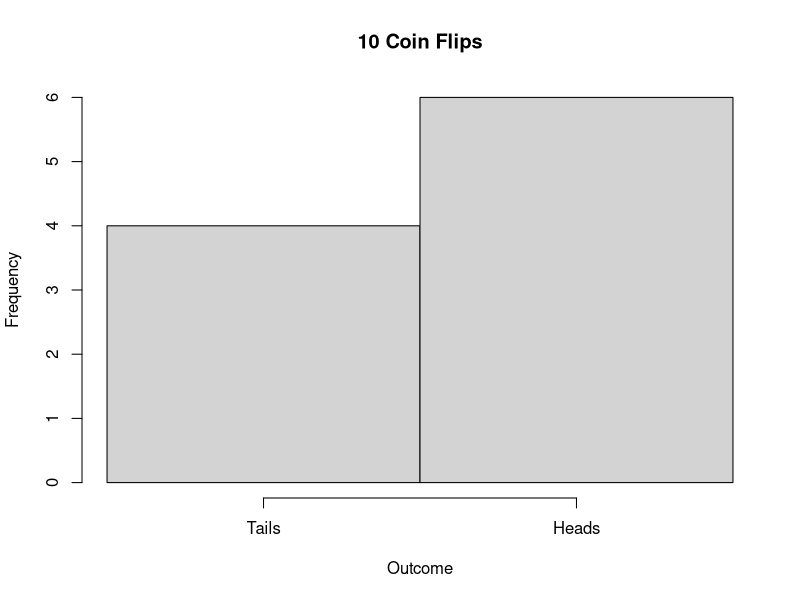
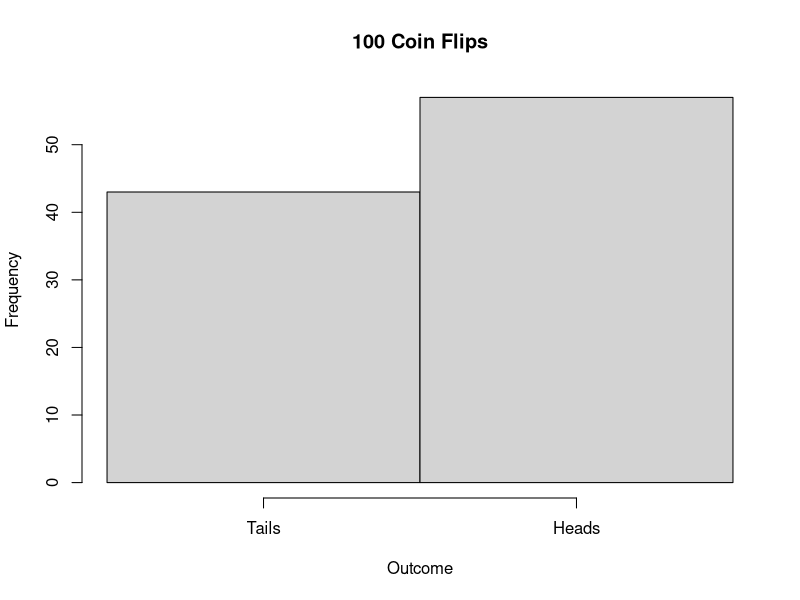
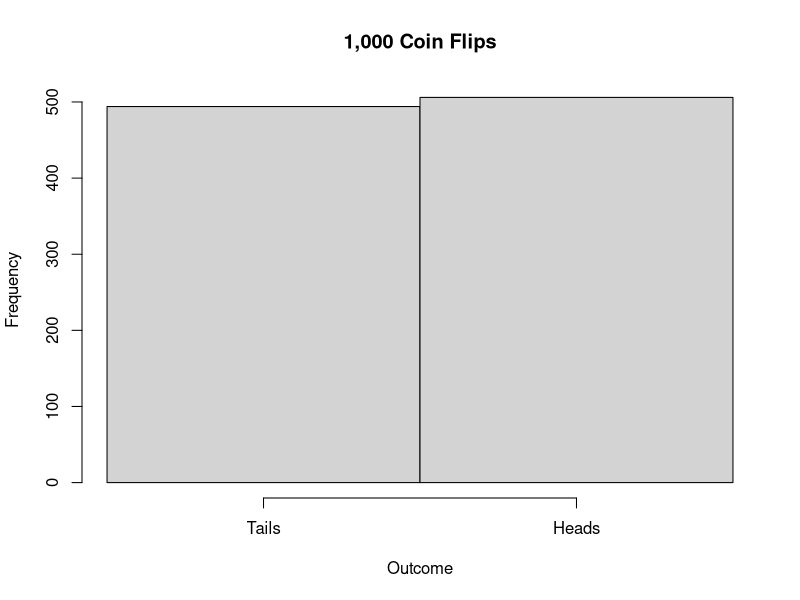
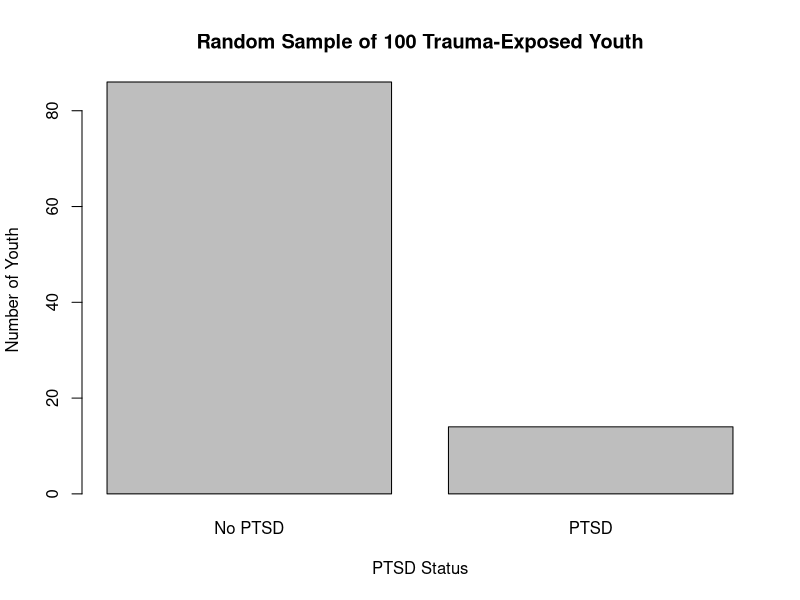
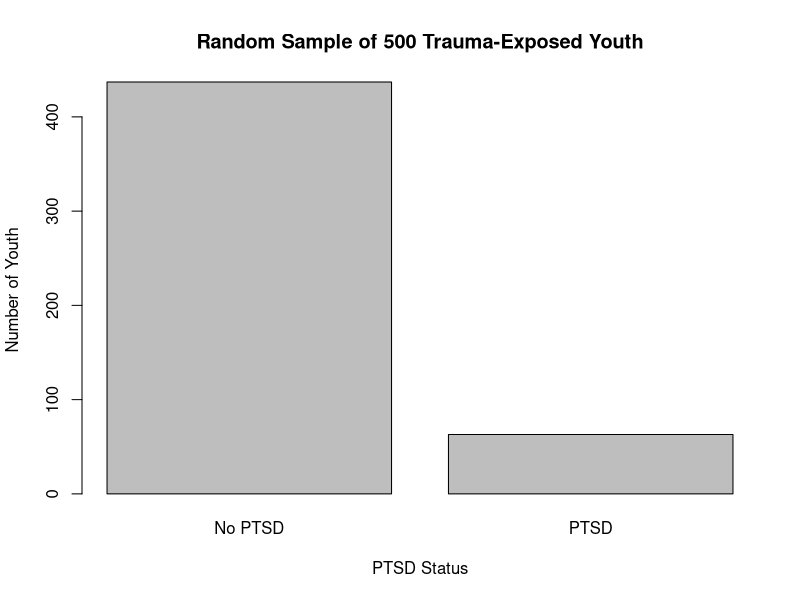
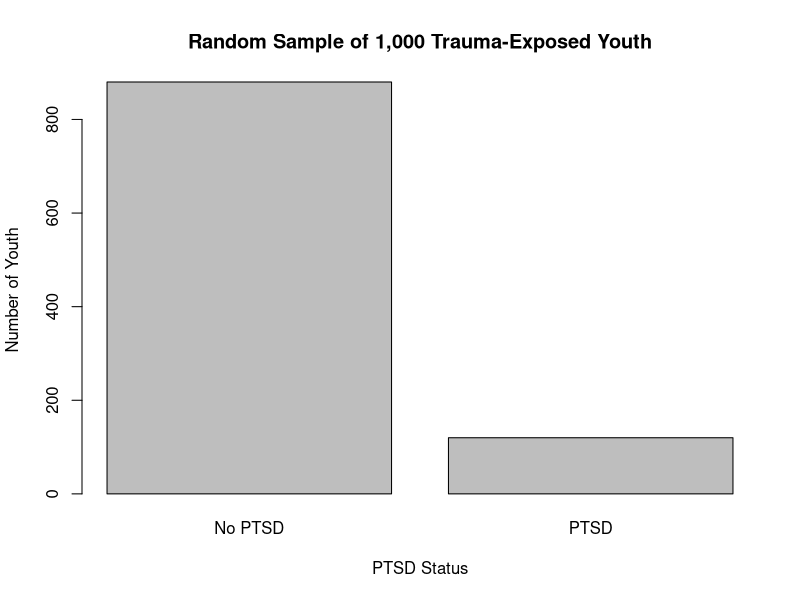
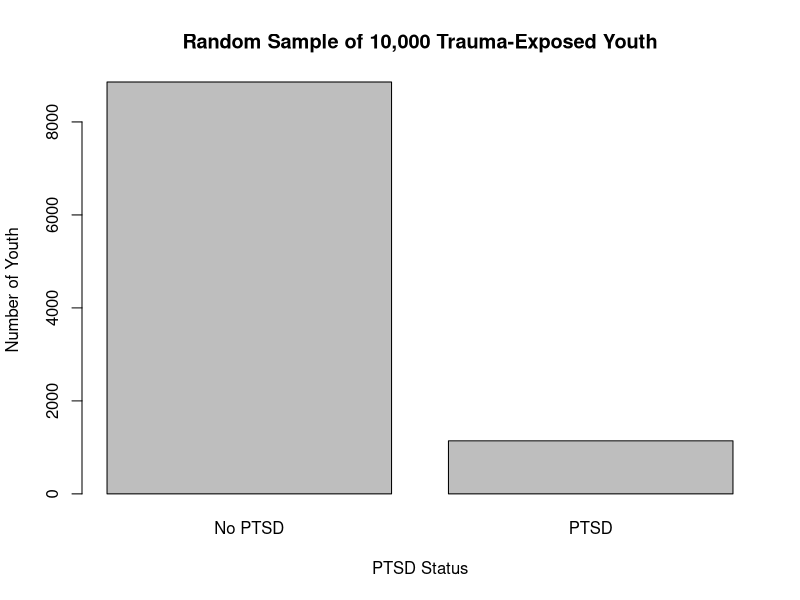

Write the R code that produced these figures, in order.
## ---------------------------------------------------------
## Coin Flip Example: Random Sampling and Probability
## ---------------------------------------------------------

## We will use the sample() function to simulate flipping a coin.
##
## The sample() function randomly selects values from a set of
## possible values that we provide.
##
## General form:
##
## sample(x, size, replace = TRUE)
##
## x       = the possible values that can be selected
## size    = how many random selections we want
## replace = whether a value can be selected more than once
##
## For our coin flip:
##
## sample(c("Heads", "Tails"), size = 10, replace = TRUE)
##
## Here:
##
## x = c("Heads", "Tails")  --> the two possible outcomes
## size = 10                --> flip the coin 10 times
## replace = TRUE           --> after each flip, Heads and Tails
##                              are both possible again
##
## This makes each simulated flip independent of the previous flip.
##
## We will also use set.seed() before each simulation.
##
## sample() produces random results, so running the same sample()
## command again can produce a different random sample.
##
## set.seed() makes the random sample reproducible.
##
## We will set the seed separately for each example so that each
## section can be run independently and still produce the same results.


## ---------------------------------------------------------
## Probability
## ---------------------------------------------------------

## The basic probability formula is:
##
## P(A) = Number of favorable outcomes / Total number of possible outcomes
##
## For a fair coin:
##
## P(Heads) = 1 / 2 = 0.50 = 50%
## P(Tails) = 1 / 2 = 0.50 = 50%
##
## The theoretical probability is 50% for EVERY individual flip.
##
## However, this does not mean that every sample will contain
## exactly 50% Heads and 50% Tails.
##
## Random chance creates sampling variability.
##
## With a small number of flips, the observed proportions may
## differ substantially from 50/50.
##
## As the number of flips increases, we generally expect the
## observed proportions to get closer to the theoretical
## probabilities of 50% and 50%.


## ---------------------------------------------------------
## 10 Coin Flips
## ---------------------------------------------------------

## Set the seed so this particular simulation is reproducible.
set.seed(123)

flips_10 <- sample(c("Heads", "Tails"),
                   size = 10,
                   replace = TRUE)

## View all 10 flips.
flips_10

## Count the number of Heads and Tails.
table(flips_10)

## Calculate the observed proportions.
prop.table(table(flips_10))

## We know:
##
## P(Heads) = 0.50
## P(Tails) = 0.50
##
## But with only 10 flips, random chance can have a large effect.
##
## We might observe something like 7 Heads and 3 Tails even though
## the true probability is 50/50.
##
## Small samples tend to show more sampling variability.

hist(as.numeric(factor(flips_10,
                       levels = c("Tails", "Heads"))),
     breaks = c(0.5, 1.5, 2.5),
     xaxt = "n",
     main = "10 Coin Flips",
     xlab = "Outcome")

axis(1,
     at = c(1, 2),
     labels = c("Tails", "Heads"))


## ---------------------------------------------------------
## 100 Coin Flips
## ---------------------------------------------------------

## Set the seed so this simulation is independently reproducible.
set.seed(123)

flips_100 <- sample(c("Heads", "Tails"),
                    size = 100,
                    replace = TRUE)

## Count the number of Heads and Tails.
table(flips_100)

## Calculate the observed proportions.
prop.table(table(flips_100))

## The theoretical probabilities have NOT changed:
##
## P(Heads) = 0.50
## P(Tails) = 0.50
##
## With 100 flips, some random variation will still occur.
##
## However, we generally expect the observed proportions to
## be closer to 50/50 than they were with only 10 flips.

hist(as.numeric(factor(flips_100,
                       levels = c("Tails", "Heads"))),
     breaks = c(0.5, 1.5, 2.5),
     xaxt = "n",
     main = "100 Coin Flips",
     xlab = "Outcome")

axis(1,
     at = c(1, 2),
     labels = c("Tails", "Heads"))


## ---------------------------------------------------------
## 1,000 Coin Flips
## ---------------------------------------------------------

## Set the seed so this simulation is independently reproducible.
set.seed(123)

flips_1000 <- sample(c("Heads", "Tails"),
                     size = 1000,
                     replace = TRUE)

## Count the number of Heads and Tails.
table(flips_1000)

## Calculate the observed proportions.
prop.table(table(flips_1000))

## Again:
##
## P(Heads) = 0.50
## P(Tails) = 0.50
##
## We still should not expect exactly 500 Heads and 500 Tails.
##
## However, with 1,000 flips, the observed proportions will
## generally be much closer to the theoretical 50/50 split.
##
## As sample size increases, the observed proportion tends to
## become more stable and closer to the true probability.

hist(as.numeric(factor(flips_1000,
                       levels = c("Tails", "Heads"))),
     breaks = c(0.5, 1.5, 2.5),
     xaxt = "n",
     main = "1,000 Coin Flips",
     xlab = "Outcome")

axis(1,
     at = c(1, 2),
     labels = c("Tails", "Heads"))


## ---------------------------------------------------------
## Part 2: Randomly Selecting Trauma-Exposed Youth
## ---------------------------------------------------------

## Now let's apply the same probability concepts to a
## psychology-related example.
##
## Visser et al. (2026) reported that approximately 12% of
## trauma-exposed youth met criteria for DSM-5 PTSD.
##
## For this classroom simulation, imagine that we are randomly
## selecting youth from a very large population of youth who
## have experienced trauma.
##
## Each randomly selected youth can fall into one of two groups:
##
## "PTSD"
## "No PTSD"
##
## We will assume:
##
## P(PTSD) = 0.12 = 12%
## P(No PTSD) = 0.88 = 88%
##
## In other words, each time we randomly select a trauma-exposed
## youth, there is a 12% probability that the selected youth
## has PTSD and an 88% probability that the selected youth
## does not have PTSD.
##
## We will use sample() to simulate randomly selecting youth.
##
## Unlike the coin-flip example, the two outcomes do NOT have
## equal probabilities.
##
## Therefore, we use the prob = argument:
##
## prob = c(.12, .88)
##
## This tells R:
##
## "PTSD"    --> 12% probability
## "No PTSD" --> 88% probability
##
## Just as before, we will use set.seed() before EACH random
## sample so that each example can be reproduced independently.


## ---------------------------------------------------------
## Randomly Select 100 Trauma-Exposed Youth
## ---------------------------------------------------------

set.seed(123)

ptsd_100 <- sample(c("PTSD", "No PTSD"),
                   size = 100,
                   replace = TRUE,
                   prob = c(.12, .88))

## Count how many randomly selected youth have PTSD.
table(ptsd_100)

## Calculate the observed proportions.
prop.table(table(ptsd_100))

## The probability of PTSD for each randomly selected youth is:
##
## P(PTSD) = 0.12
##
## If we randomly select 100 trauma-exposed youth, we would
## expect approximately:
##
## 100 x .12 = 12 youth with PTSD
##
## However, random selection does NOT guarantee exactly
## 12 youth with PTSD.
##
## One random sample might contain fewer than 12.
## Another might contain more than 12.
##
## This difference between random samples is called
## sampling variability.

barplot(table(ptsd_100),
        main = "Random Sample of 100 Trauma-Exposed Youth",
        xlab = "PTSD Status",
        ylab = "Number of Youth")


## ---------------------------------------------------------
## Randomly Select 500 Trauma-Exposed Youth
## ---------------------------------------------------------

set.seed(123)

ptsd_500 <- sample(c("PTSD", "No PTSD"),
                   size = 500,
                   replace = TRUE,
                   prob = c(.12, .88))

## Count how many randomly selected youth have PTSD.
table(ptsd_500)

## Calculate the observed proportions.
prop.table(table(ptsd_500))

## The population probability remains:
##
## P(PTSD) = 0.12
##
## If we randomly select 500 trauma-exposed youth, we would
## expect approximately:
##
## 500 x .12 = 60 youth with PTSD
##
## Again, we should not expect exactly 60.
##
## Because the sample is larger, however, the observed
## proportion of youth with PTSD will generally be closer
## to the population value of 12%.

barplot(table(ptsd_500),
        main = "Random Sample of 500 Trauma-Exposed Youth",
        xlab = "PTSD Status",
        ylab = "Number of Youth")


## ---------------------------------------------------------
## Randomly Select 1,000 Trauma-Exposed Youth
## ---------------------------------------------------------

set.seed(123)

ptsd_1000 <- sample(c("PTSD", "No PTSD"),
                    size = 1000,
                    replace = TRUE,
                    prob = c(.12, .88))

## Count how many randomly selected youth have PTSD.
table(ptsd_1000)

## Calculate the observed proportions.
prop.table(table(ptsd_1000))

## The population probability remains:
##
## P(PTSD) = 0.12
##
## If we randomly select 1,000 trauma-exposed youth, we would
## expect approximately:
##
## 1000 x .12 = 120 youth with PTSD
##
## The actual number in our random sample may be somewhat
## higher or lower than 120.
##
## However, the observed prevalence will generally be more
## stable and closer to 12% than in smaller random samples.

barplot(table(ptsd_1000),
        main = "Random Sample of 1,000 Trauma-Exposed Youth",
        xlab = "PTSD Status",
        ylab = "Number of Youth")


## ---------------------------------------------------------
## Randomly Select 10,000 Trauma-Exposed Youth
## ---------------------------------------------------------

set.seed(123)

ptsd_10000 <- sample(c("PTSD", "No PTSD"),
                     size = 10000,
                     replace = TRUE,
                     prob = c(.12, .88))

## Count how many randomly selected youth have PTSD.
table(ptsd_10000)

## Calculate the observed proportions.
prop.table(table(ptsd_10000))

## The population probability remains:
##
## P(PTSD) = 0.12
##
## If we randomly select 10,000 trauma-exposed youth, we would
## expect approximately:
##
## 10000 x .12 = 1,200 youth with PTSD
##
## We still should not expect exactly 1,200.
##
## However, with such a large random sample, the observed
## proportion will generally be quite close to 12%.
##
## As the number of randomly selected youth increases,
## random sampling variability in the estimated prevalence
## tends to decrease.

barplot(table(ptsd_10000),
        main = "Random Sample of 10,000 Trauma-Exposed Youth",
        xlab = "PTSD Status",
        ylab = "Number of Youth")
